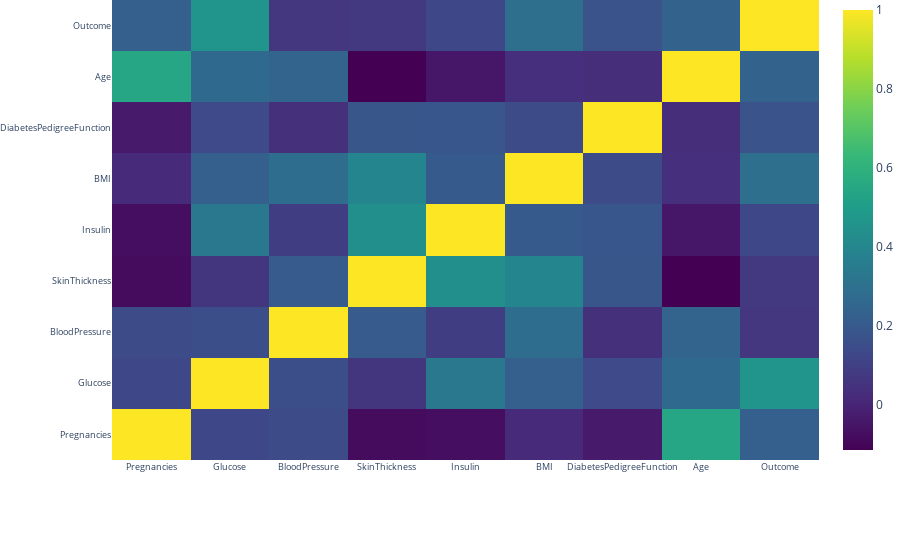

Here is the notebook cell this chart was saved with:
### Markdown cell above
### Correlation

### Code cell
data = [go.Heatmap(z = np.array(df.corr().values),
                   x = np.array(df.corr().columns),
                   y = np.array(df.corr().columns),
                     colorscale='Viridis',)
       ]
layout = go.Layout(dict(title = 'Correlation Matrix for variables',
                            #autosize = False,
                            #height  = 1400,
                            #width   = 1600,
                            margin  = dict(r = 0 ,l = 100,
                                           t = 0,b = 100,
                                         ),
                            yaxis   = dict(tickfont = dict(size = 9)),
                            xaxis   = dict(tickfont = dict(size = 9)),
                           )
                      )

fig = go.Figure(data=data,layout = layout)
iplot(fig)

### Figure 1 — Plotly figure (JSON) as saved in the notebook; plotly's stock layout.template omitted (floating-point values rounded to 4 significant figures)
{"data": [{"colorscale": [[0.0, "#440154"], [0.1111, "#482878"], [0.2222, "#3e4989"], [0.3333, "#31688e"], [0.4444, "#26828e"], [0.5556, "#1f9e89"], [0.6667, "#35b779"], [0.7778, "#6ece58"], [0.8889, "#b5de2b"], [1.0, "#fde725"]], "type": "heatmap", "x": ["Pregnancies", "Glucose", "BloodPressure", "SkinThickness", "Insulin", "BMI", "DiabetesPedigreeFunction", "Age", "Outcome"], "y": ["Pregnancies", "Glucose", "BloodPressure", "SkinThickness", "Insulin", "BMI", "DiabetesPedigreeFunction", "Age", "Outcome"], "z": [[1.0, 0.1295, 0.1413, -0.08167, -0.07309, 0.01768, -0.03352, 0.5443, 0.2219], [0.1295, 1.0, 0.1526, 0.05733, 0.3312, 0.2211, 0.1373, 0.2635, 0.4666], [0.1413, 0.1526, 1.0, 0.2074, 0.09032, 0.2818, 0.04126, 0.2395, 0.06507], [-0.08167, 0.05733, 0.2074, 1.0, 0.4403, 0.3926, 0.1839, -0.114, 0.07475], [-0.07309, 0.3312, 0.09032, 0.4403, 1.0, 0.1998, 0.1862, -0.04534, 0.13], [0.01768, 0.2211, 0.2818, 0.3926, 0.1998, 1.0, 0.1406, 0.03624, 0.2927], [-0.03352, 0.1373, 0.04126, 0.1839, 0.1862, 0.1406, 1.0, 0.03356, 0.1738], [0.5443, 0.2635, 0.2395, -0.114, -0.04534, 0.03624, 0.03356, 1.0, 0.2384], [0.2219, 0.4666, 0.06507, 0.07475, 0.13, 0.2927, 0.1738, 0.2384, 1.0]]}], "layout": {"margin": {"b": 100, "l": 100, "r": 0, "t": 0}, "title": {"text": "Correlation Matrix for variables"}, "xaxis": {"tickfont": {"size": 9}}, "yaxis": {"tickfont": {"size": 9}}}}
